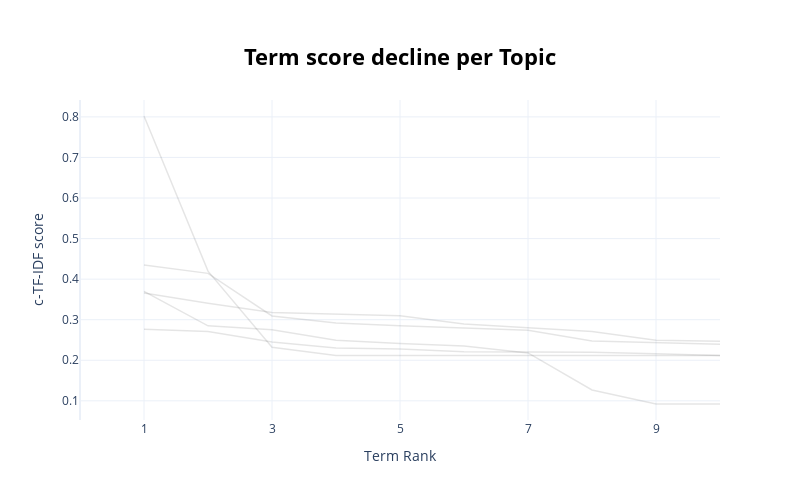

Source (notebook cell):
### Markdown cell above
rank c-tf-idf của các từ theo thứ tự giảm dần

### Code cell
topic_model.visualize_term_rank() # => visualize_term_rank (rank, score)

### Figure 1 — Plotly figure (JSON) as saved in the notebook; plotly's stock layout.template omitted (floating-point values rounded to 4 significant figures)
{"data": [{"hovertext": "<b>Topic 0</b>:malibu_barbershop_thế_sinh_______", "line": {"color": "black", "width": 1.5}, "mode": "lines+lines", "name": "", "opacity": 0.1, "type": "scatter", "x": [1, 2, 3, 4, 5, 6, 7, 8, 9, 10], "y": [0.8022, 0.4197, 0.232, 0.2117, 0.2117, 0.2117, 0.2117, 0.2117, 0.2117, 0.2117]}, {"hovertext": "<b>Topic 1</b>:đọc_viết_chăm_chỉ_kiểu_học_tuần_mon", "line": {"color": "black", "width": 1.5}, "mode": "lines+lines", "name": "", "opacity": 0.1, "type": "scatter", "x": [1, 2, 3, 4, 5, 6, 7, 8, 9, 10], "y": [0.3658, 0.3405, 0.3177, 0.3143, 0.3095, 0.2894, 0.2801, 0.2709, 0.2491, 0.2467]}, {"hovertext": "<b>Topic 2</b>:inf_kiểu_quan_sát_lớp_sai_lầm_ngudo", "line": {"color": "black", "width": 1.5}, "mode": "lines+lines", "name": "", "opacity": 0.1, "type": "scatter", "x": [1, 2, 3, 4, 5, 6, 7, 8, 9, 10], "y": [0.2767, 0.2708, 0.2448, 0.2304, 0.2278, 0.2209, 0.2203, 0.22, 0.216, 0.2117]}, {"hovertext": "<b>Topic 3</b>:trapboy_thang_máy_biến_thái_mất_thi", "line": {"color": "black", "width": 1.5}, "mode": "lines+lines", "name": "", "opacity": 0.1, "type": "scatter", "x": [1, 2, 3, 4, 5, 6, 7, 8, 9, 10], "y": [0.4347, 0.4142, 0.3094, 0.2917, 0.285, 0.28, 0.2739, 0.2477, 0.2431, 0.2392]}, {"hovertext": "<b>Topic 4</b>:xinh_ngại_dám_đồng_phục_ảnh_thi_mặc", "line": {"color": "black", "width": 1.5}, "mode": "lines+lines", "name": "", "opacity": 0.1, "type": "scatter", "x": [1, 2, 3, 4, 5, 6, 7, 8, 9, 10], "y": [0.3697, 0.2849, 0.2751, 0.2495, 0.2411, 0.2351, 0.2181, 0.1267, 0.09215, 0.09215]}], "layout": {"height": 500, "hoverlabel": {"bgcolor": "white", "font": {"family": "Rockwell", "size": 16}}, "showlegend": false, "title": {"font": {"color": "Black", "size": 22}, "text": "<b>Term score decline per Topic</b>", "x": 0.5, "xanchor": "center", "y": 0.9, "yanchor": "top"}, "width": 800, "xaxis": {"dtick": 2, "range": [0, 10], "tick0": 1, "title": {"text": "Term Rank"}}, "yaxis": {"title": {"text": "c-TF-IDF score"}}}}
